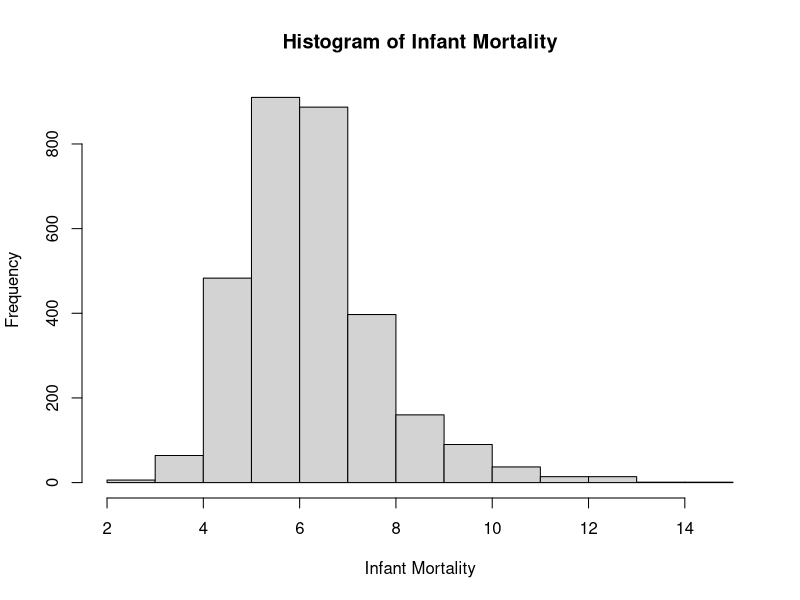
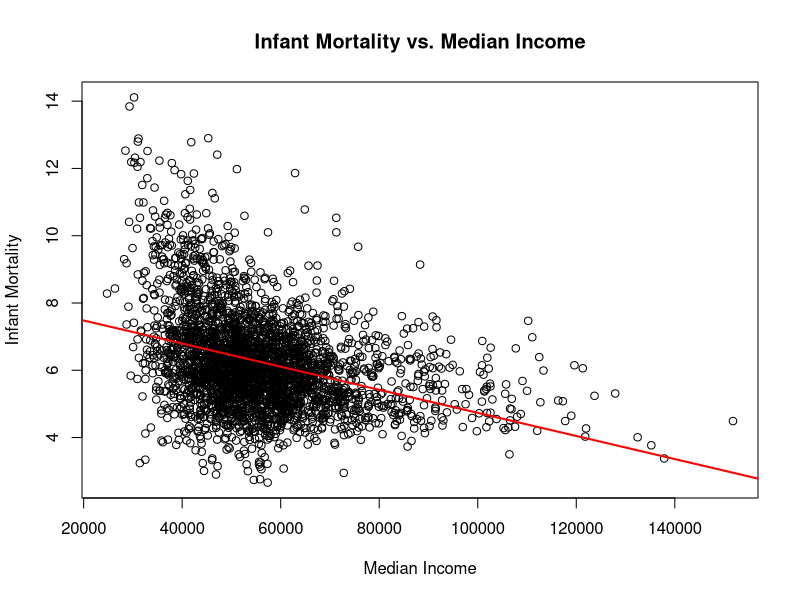
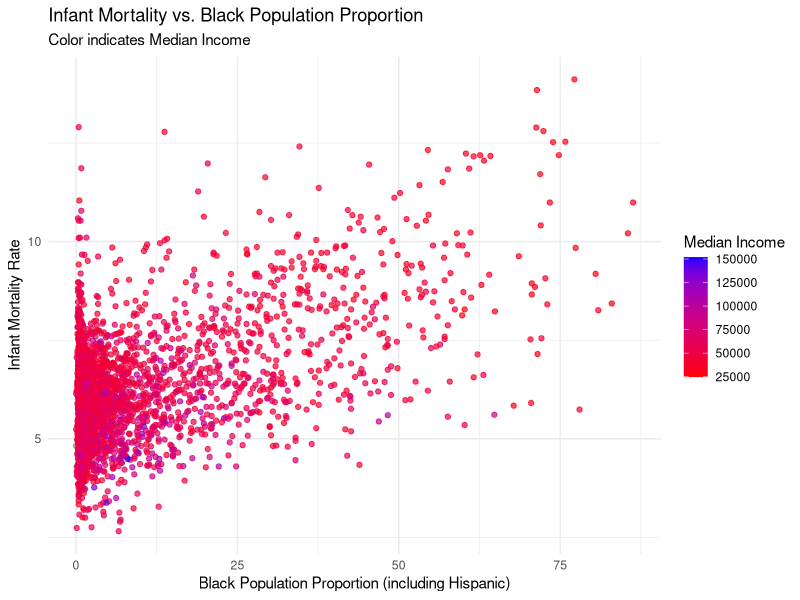
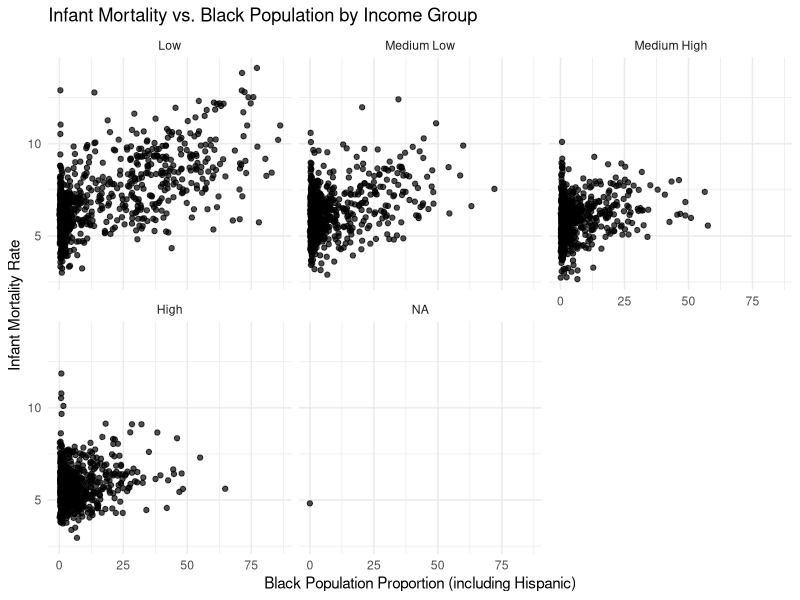
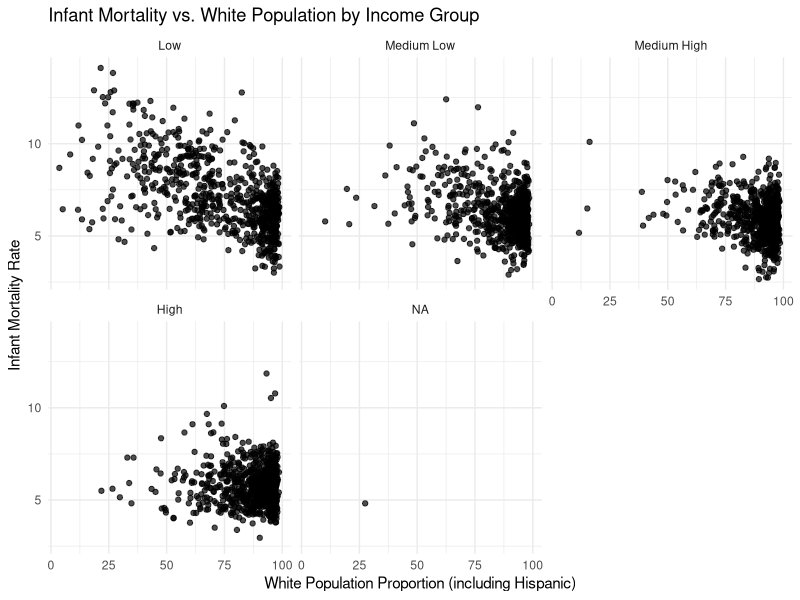
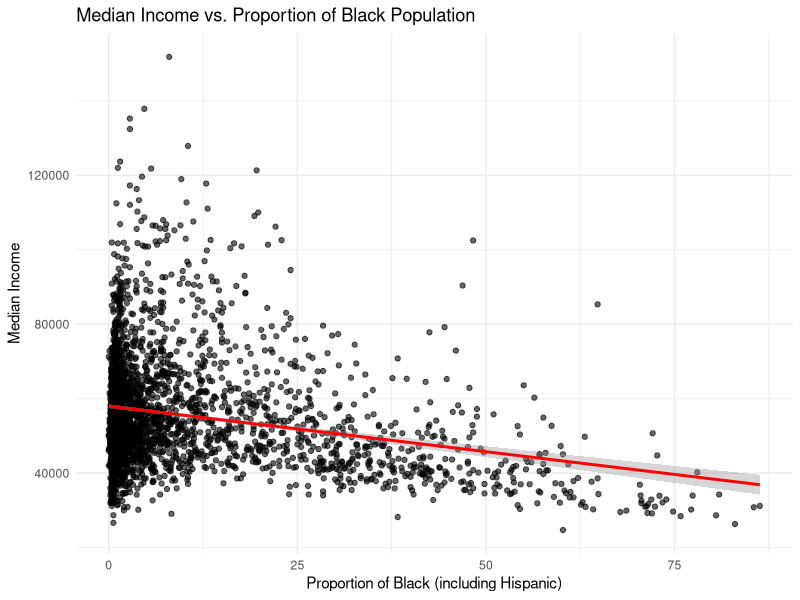
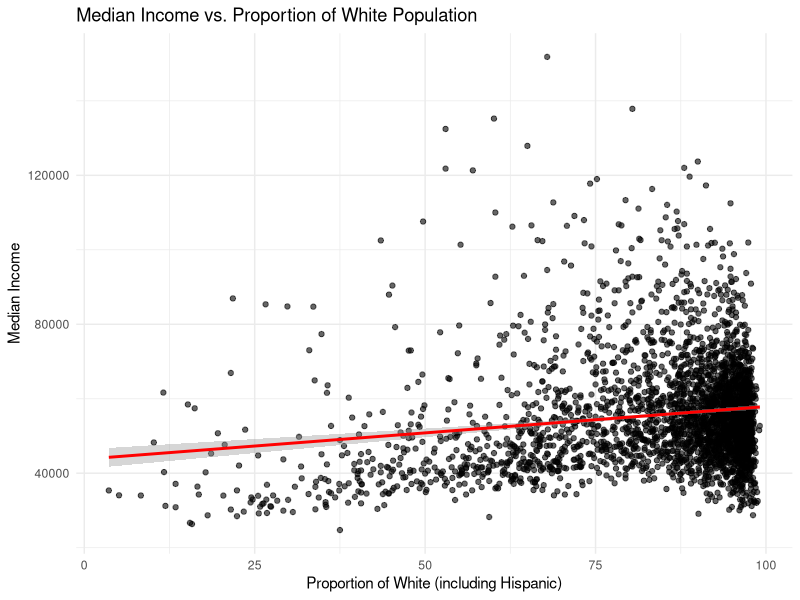

R code for these plots, in order:
## ---- chunk 1

setwd("C:/Users/elisa/Documents/Emory/Spring 2025/vis/group_project") 
data <- read.csv("merged_output.csv", stringsAsFactors = FALSE)

head(data)
str(data)

# pairwise correlation

summary(data$infant_mortality)
summary(data$binge_drinking)

hist(data$infant_mortality, main = "Histogram of Infant Mortality", xlab = "Infant Mortality")
shapiro.test(data$infant_mortality)

# WE TESTED BOTH SPEARMAN AND PEARSON'S CORRELATION, BOTH HAD SIMILAR RESULTS
cor_test_binge <- cor.test(data$infant_mortality, data$binge_drinking, method = "spearman")
print(cor_test_binge)

# b. Correlation between infant_mortality and median_income
cor_test_income <- cor.test(data$infant_mortality, data$median_income, method = "spearman")
print(cor_test_income)

# c. Correlation between infant_mortality and obesity
cor_test_obesity <- cor.test(data$infant_mortality, data$obesity, method = "spearman")
print(cor_test_obesity)


## ---- chunk 2
# --------------------
# VISUALIZING MEDIAN INCOME AND INFANT MORTALITY RELATIONSHIP VIA REGRESSION
model <- lm(infant_mortality ~ median_income, data = data)

# Display the summary of the model
summary(model)

# Basic scatter plot with a regression line
plot(jitter(data$median_income), jitter(data$infant_mortality),
     main = "Infant Mortality vs. Median Income",
     xlab = "Median Income",
     ylab = "Infant Mortality")

# Add the regression line in red
abline(model, col = "red", lwd = 2)

## ---- chunk 3

new_df <- read.csv("merged_output.csv")

head(new_df)

summary(new_df$'Black.including.Hispanic')

# Create a grouping variable: high vs. low percentage of Black population
median_black <- median(new_df$'Black.including.Hispanic', na.rm = TRUE)
new_df$Black_group <- ifelse(new_df$'Black.including.Hispanic' >= median_black, "High", "Low")

# Use a t-test to compare infant mortality rates between the two groups
t_test_result <- t.test(infant_mortality ~ Black_group, data = new_df)
print(t_test_result)



## ---- chunk 4
# Load required package
library(ggplot2)

# Basic scatter plot with median_income as a color gradient
ggplot(new_df, aes(x = `Black.including.Hispanic`, y = infant_mortality, color = median_income)) +
  geom_point(alpha = 0.7) +
  scale_color_gradient(low = "red", high = "blue") +
  labs(title = "Infant Mortality vs. Black Population Proportion",
       subtitle = "Color indicates Median Income",
       x = "Black Population Proportion (including Hispanic)",
       y = "Infant Mortality Rate",
       color = "Median Income") +
  theme_minimal()



## ---- chunk 5
# Create an income group variable (quartiles)
new_df$income_group <- cut(new_df$median_income,
                       breaks = quantile(new_df$median_income, probs = seq(0, 1, 0.25), na.rm = TRUE),
                       labels = c("Low", "Medium Low", "Medium High", "High"),
                       include.lowest = TRUE)

# Faceted scatter plot
ggplot(new_df, aes(x = `Black.including.Hispanic`, y = infant_mortality)) +
  geom_point(alpha = 0.7) +
  facet_wrap(~ income_group) +
  labs(title = "Infant Mortality vs. Black Population by Income Group",
       x = "Black Population Proportion (including Hispanic)",
       y = "Infant Mortality Rate") +
  theme_minimal()





# Create an income group variable (quartiles)
new_df$income_group <- cut(new_df$median_income,
                       breaks = quantile(new_df$median_income, probs = seq(0, 1, 0.25), na.rm = TRUE),
                       labels = c("Low", "Medium Low", "Medium High", "High"),
                       include.lowest = TRUE)

# Faceted scatter plot
ggplot(new_df, aes(x = `White.including.Hispanic`, y = infant_mortality)) +
  geom_point(alpha = 0.7) +
  facet_wrap(~ income_group) +
  labs(title = "Infant Mortality vs. White Population by Income Group",
       x = "White Population Proportion (including Hispanic)",
       y = "Infant Mortality Rate") +
  theme_minimal()



## ---- chunk 6

# Fit a model predicting infant mortality using Black population proportion and median income
model <- lm(infant_mortality ~ `Black.including.Hispanic` + median_income + `Asian.Pacific.Islander.including.Hispanic` + `White.including.Hispanic`, data = new_df)
summary(model)
## ---- chunk 7
ggplot(new_df, aes(x = `Black.including.Hispanic`, y = median_income)) +
  geom_point(alpha = 0.6) +
  geom_smooth(method = "lm", col = "red") +
  labs(title = "Median Income vs. Proportion of Black Population",
       x = "Proportion of Black (including Hispanic)",
       y = "Median Income") +
  theme_minimal()

## ---- chunk 8
ggplot(new_df, aes(x = `White.including.Hispanic`, y = median_income)) +
  geom_point(alpha = 0.6) +
  geom_smooth(method = "lm", col = "red") +
  labs(title = "Median Income vs. Proportion of White Population",
       x = "Proportion of White (including Hispanic)",
       y = "Median Income") +
  theme_minimal()


